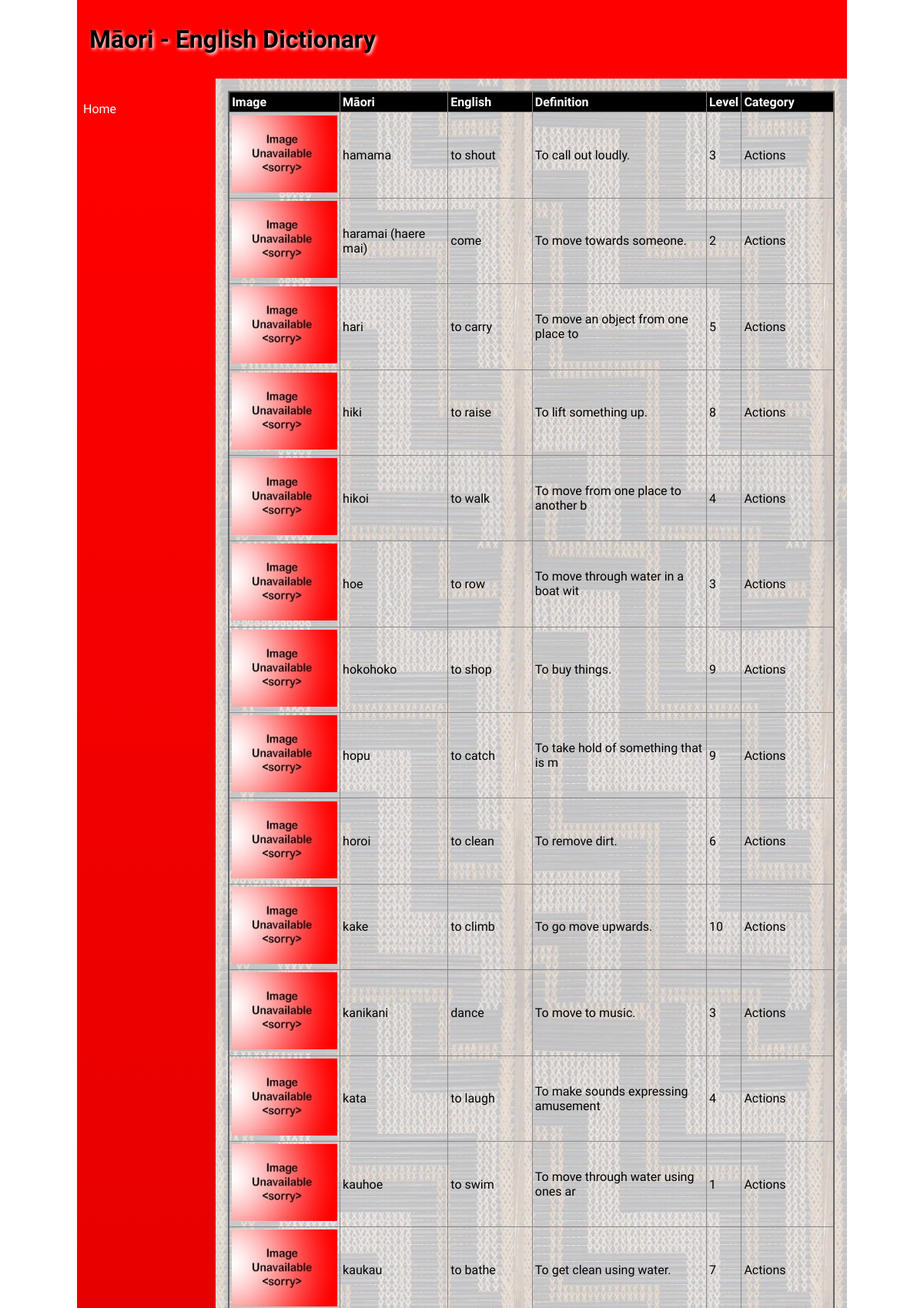
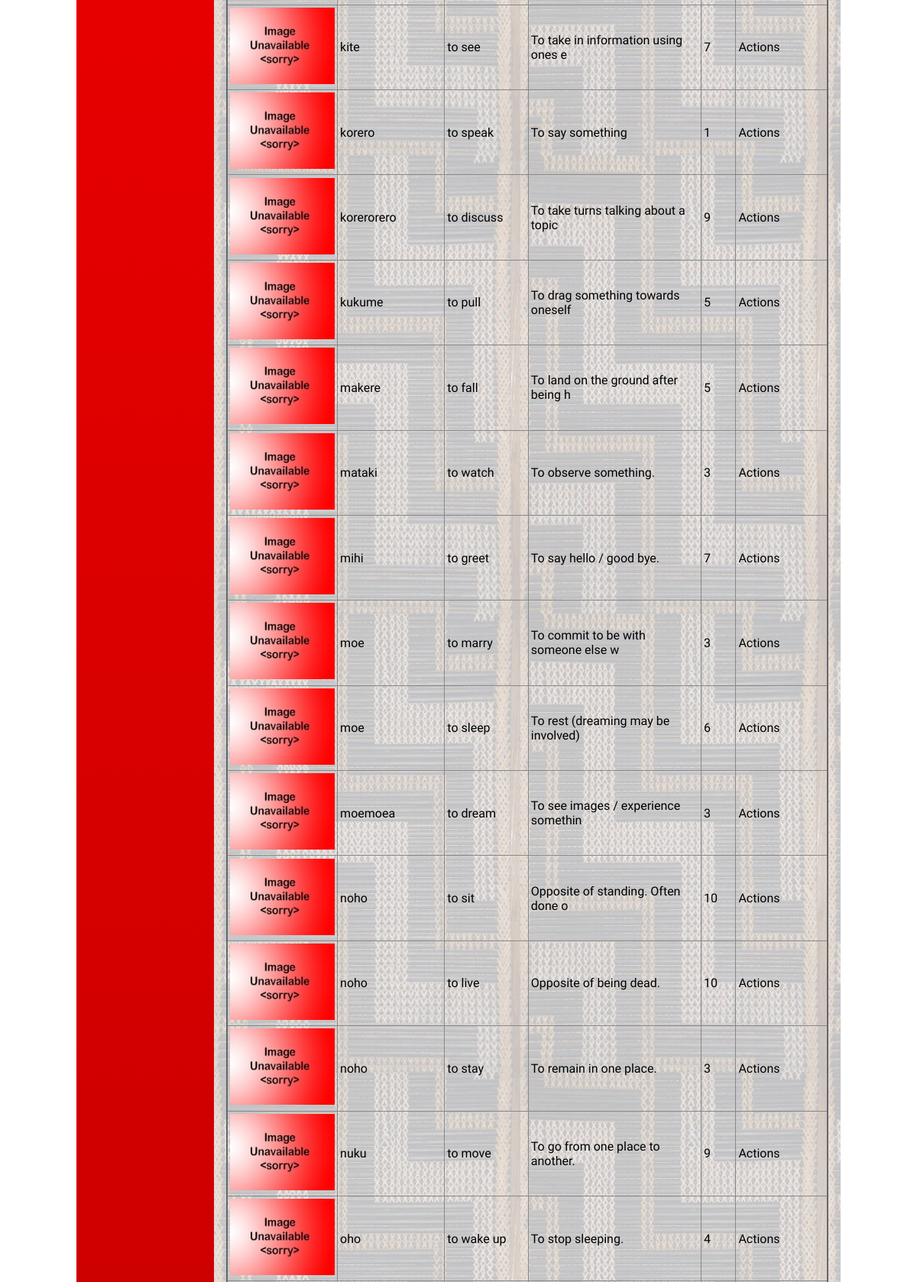
The page / (upper part) on the database its author committed (2 pictures, top to bottom).
### tables this page shows
CREATE TABLE "word"
(
    id         integer
        constraint word_pk
            primary key autoincrement,
    maori      varchar(35),
    english    varchar(35),
    definition varchar(35),
    level      integer,
    category   integer
        constraint word_category_id_fk
            references category,
    filename   varchar(40)
);

CREATE TABLE category
(
    id   integer
        constraint category_pk
            primary key autoincrement,
    name varchar(35)
);

### routes/pages.py (the view)
def home_page():
    query = "SELECT id, maori, english, definition, level, category, filename FROM word"
    conn = db.create_connection(globals.DATABASE_FILE)
    cur = conn.cursor()
    cur.execute(query)
    words = cur.fetchall()
    conn.close()
    categories = helpers.get_categories()
    return render_template('home.html', words=words, categories=categories)

### lib/db.py (called while the page is built)
def create_connection(db_file):
    try:
        connection = sqlite3.connect(db_file)
        return connection
    except sqlite3.Error as e:
        print(e)
    return None

### lib/helpers.py (called while the page is built)
def get_categories():
    query = "SELECT id, name FROM category"
    conn = db.create_connection(globals.DATABASE_FILE)
    cur = conn.cursor()
    cur.execute(query)
    categories = cur.fetchall()
    conn.close()
    return categories

### templates/home.html (shortened to what this page needs)
{% extends 'base.html' %}
{% block heading %}Māori - English Dictionary{% endblock %}
{% block main %}
    <table>
        <tr>
            <th>Image</th>
            <th>Māori</th>
            <th>English</th>
            <th>Definition</th>
            <th>Level</th>
            <th>Category</th>
        </tr>
        {% for word in words %}
            <tr>
                <td><img src="/static/images/{{ word[6] or "noimage.jpg" }}" alt="{{ word[2] }}" width="100" height="100"></td>
                <td>{{ word[1] }}</td>
                <td>{{ word[2] }}</td>
                <td>{{ word[3] }}</td>
                <td>{{ word[4] }}</td>
                <td>{{ categories[word[5] - 1][1] }}</td>
            </tr>
        {% endfor %}
    </table>
{% endblock %}

### templates/base.html (shortened to what this page needs)
<!doctype html>
<html lang="en">
<head>
	<link href="{{ url_for('static', filename='css/style.css') }}" rel="stylesheet">
</head>
<body>
	<div id="container">
		<header>
			<h1>{% block heading %}{% endblock %}</h1>
		</header>
		<nav>
			<ul>
                <li><a href="\">Home</a></li>
			</ul>
		</nav>
		<main>
            {% block main%}{% endblock %}
        </main>
	</div>
</body>
</html>

### static/css/style.css (style rules this page uses)
* { font-family: Comfortaa, sans-serif; margin: 0; padding: 0; box-sizing: border-box; }
#container { display: grid; grid-template-columns: 75px auto; grid-template-areas: 'nav header' 'main main' 'footer footer'; }
header { grid-area: header; background-color: #f00; padding: 1rem; }
nav { grid-area: nav; }
main { grid-area: main; padding: 1rem; background-color: #edd; }
h1, h2, h3, h4 { padding: 1rem 0; font-family: 'Suez One', serif; color: #000; text-shadow: 2px 2px 4px #fff; }
a { color: #222; }
img { width: 100%; }
table { width: 100%; border: 2px solid #666; border-collapse: collapse; }
th, td { border: 1px solid #888; padding: 0.2rem; text-align: left; }
th { background-color: #000; color: #fff; }
@media only screen and (min-width: 768px) { #container { grid-template-columns: 180px auto; grid-template-areas: 'header header' 'nav main' 'footer footer'; } }
@media only screen and (min-width: 768px) { nav { background: linear-gradient(180deg, rgba(255,0,0,1) 0%, rgba(0, 0, 0, 1) 50%, rgba(255,0,0,1) 100%); padding: 0.5rem; } }
@media only screen and (min-width: 768px) { nav ul { list-style: none; } }
@media only screen and (min-width: 768px) { nav li { padding: 0.2rem 0; } }
@media only screen and (min-width: 768px) { nav a { color: #fff; text-decoration: none; } }
@media only screen and (min-width: 768px) { main { background-image: url('/poutama.jpg'); } }
@media only screen and (min-width: 1000px) { #container { width: 1000px; margin: auto; } }

### rows shown on the page
word: maori "hamama", english "to shout", definition "To call out loudly.", level "3", category.name "Actions"
word: maori "haramai (haere mai)", english "come", definition "To move towards someone.", level "2", category.name "Actions"
word: maori "hari", english "to carry", definition "To move an object from one place to", level "5", category.name "Actions"
word: maori "hiki", english "to raise", definition "To lift something up.", level "8", category.name "Actions"
word: maori "hikoi", english "to walk", definition "To move from one place to another b", level "4", category.name "Actions"
word: maori "hoe", english "to row", definition "To move through water in a boat wit", level "3", category.name "Actions"
word: maori "hokohoko", english "to shop", definition "To buy things.", level "9", category.name "Actions"
word: maori "hopu", english "to catch", definition "To take hold of something that is m", level "9", category.name "Actions"
word: maori "horoi", english "to clean", definition "To remove dirt.", level "6", category.name "Actions"
word: maori "kake", english "to climb", definition "To go move upwards.", level "10", category.name "Actions"
word: maori "kanikani", english "dance", definition "To move to music.", level "3", category.name "Actions"
word: maori "kata", english "to laugh", definition "To make sounds expressing amusement", level "4", category.name "Actions"
word: maori "kauhoe", english "to swim", definition "To move through water using ones ar", level "1", category.name "Actions"
word: maori "kaukau", english "to bathe", definition "To get clean using water.", level "7", category.name "Actions"
word: maori "kite", english "to see", definition "To take in information using ones e", level "7", category.name "Actions"
word: maori "korero", english "to speak", definition "To say something", level "1", category.name "Actions"
word: maori "korerorero", english "to discuss", definition "To take turns talking about a topic", level "9", category.name "Actions"
word: maori "kukume", english "to pull", definition "To drag something towards oneself", level "5", category.name "Actions"
word: maori "makere", english "to fall", definition "To land on the ground after being h", level "5", category.name "Actions"
word: maori "mataki", english "to watch", definition "To observe something.", level "3", category.name "Actions"
word: maori "mihi", english "to greet", definition "To say hello / good bye.", level "7", category.name "Actions"
word: maori "moe", english "to marry", definition "To commit to be with someone else w", level "3", category.name "Actions"
word: maori "moe", english "to sleep", definition "To rest (dreaming may be involved)", level "6", category.name "Actions"
word: maori "moemoea", english "to dream", definition "To see images / experience somethin", level "3", category.name "Actions"
word: maori "noho", english "to sit", definition "Opposite of standing. Often done o", level "10", category.name "Actions"
word: maori "noho", english "to live", definition "Opposite of being dead.", level "10", category.name "Actions"
word: maori "noho", english "to stay", definition "To remain in one place.", level "3", category.name "Actions"
word: maori "nuku", english "to move", definition "To go from one place to another.", level "9", category.name "Actions"
word: maori "oho", english "to wake up", definition "To stop sleeping.", level "4", category.name "Actions"
